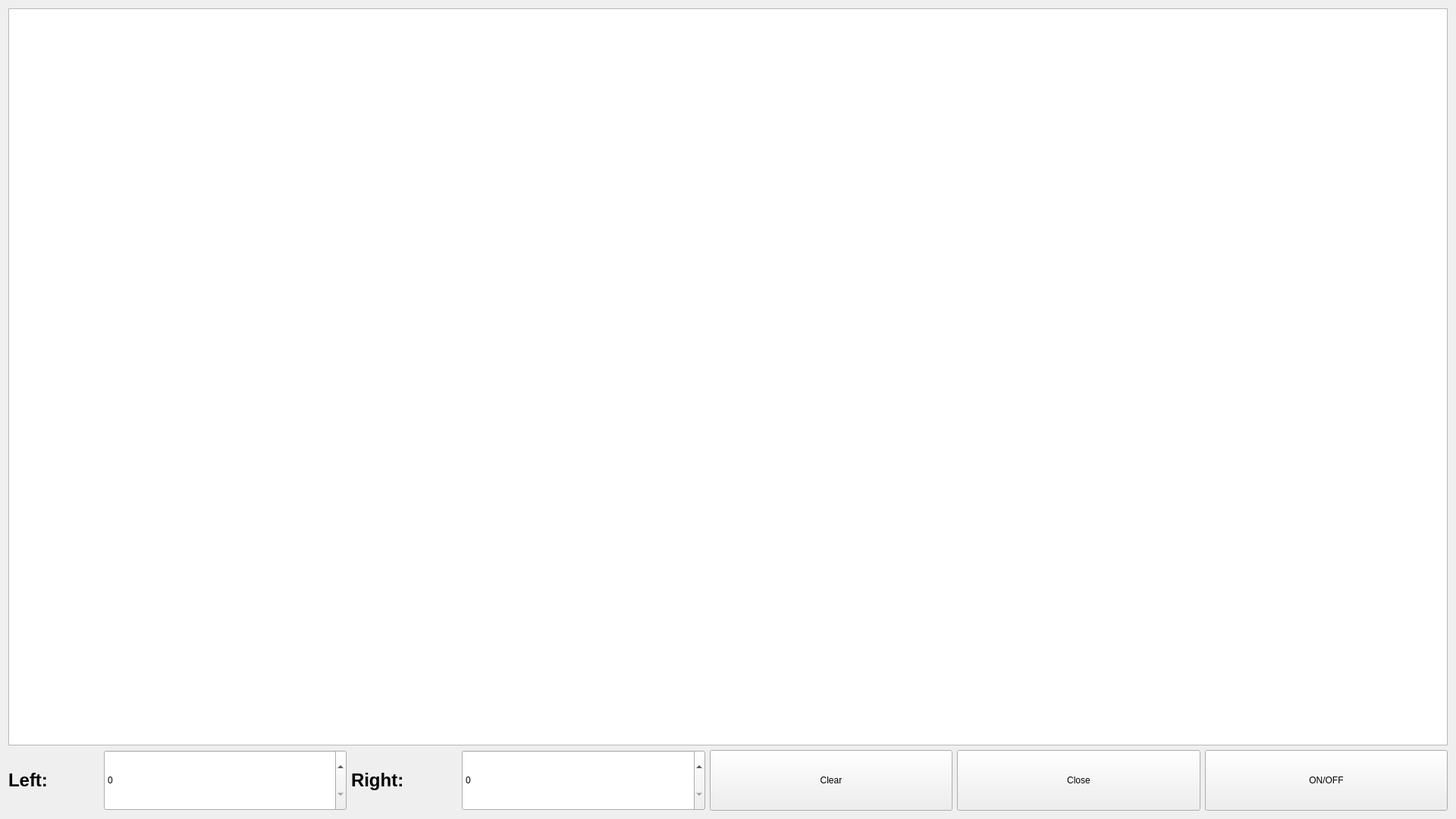
<?xml version="1.0" encoding="UTF-8"?>
<ui version="4.0">
 <class>Speeddispaly</class>
 <widget class="QWidget" name="Speeddispaly">
  <property name="geometry">
   <rect>
    <x>0</x>
    <y>0</y>
    <width>1920</width>
    <height>1080</height>
   </rect>
  </property>
  <property name="windowTitle">
   <string>Form</string>
  </property>
  <layout class="QVBoxLayout" name="verticalLayout">
   <item>
    <widget class="QGraphicsView" name="graphicsView"/>
   </item>
   <item>
    <layout class="QHBoxLayout" name="horizontalLayout_2">
     <item>
      <widget class="QLabel" name="label">
       <property name="minimumSize">
        <size>
         <width>120</width>
         <height>80</height>
        </size>
       </property>
       <property name="maximumSize">
        <size>
         <width>120</width>
         <height>16777215</height>
        </size>
       </property>
       <property name="text">
        <string>&lt;html&gt;&lt;head/&gt;&lt;body&gt;&lt;p&gt;&lt;span style=&quot; font-size:18pt; font-weight:600;&quot;&gt;Left:&lt;/span&gt;&lt;/p&gt;&lt;/body&gt;&lt;/html&gt;</string>
       </property>
       <property name="textFormat">
        <enum>Qt::RichText</enum>
       </property>
      </widget>
     </item>
     <item>
      <widget class="QSpinBox" name="spinBox">
       <property name="minimumSize">
        <size>
         <width>0</width>
         <height>80</height>
        </size>
       </property>
       <property name="maximumSize">
        <size>
         <width>16777215</width>
         <height>16777215</height>
        </size>
       </property>
      </widget>
     </item>
     <item>
      <widget class="QLabel" name="label_2">
       <property name="minimumSize">
        <size>
         <width>140</width>
         <height>80</height>
        </size>
       </property>
       <property name="maximumSize">
        <size>
         <width>140</width>
         <height>16777215</height>
        </size>
       </property>
       <property name="text">
        <string>&lt;html&gt;&lt;head/&gt;&lt;body&gt;&lt;p&gt;&lt;span style=&quot; font-size:18pt; font-weight:600;&quot;&gt;Right:&lt;/span&gt;&lt;/p&gt;&lt;/body&gt;&lt;/html&gt;</string>
       </property>
      </widget>
     </item>
     <item>
      <widget class="QSpinBox" name="spinBox_2">
       <property name="minimumSize">
        <size>
         <width>0</width>
         <height>80</height>
        </size>
       </property>
       <property name="maximumSize">
        <size>
         <width>16777215</width>
         <height>16777215</height>
        </size>
       </property>
      </widget>
     </item>
     <item>
      <widget class="QPushButton" name="Clear">
       <property name="minimumSize">
        <size>
         <width>0</width>
         <height>80</height>
        </size>
       </property>
       <property name="maximumSize">
        <size>
         <width>16777215</width>
         <height>16777215</height>
        </size>
       </property>
       <property name="styleSheet">
        <string notr="true">font: 20pt &quot;Microsoft YaHei UI&quot;;</string>
       </property>
       <property name="text">
        <string>Clear</string>
       </property>
      </widget>
     </item>
     <item>
      <widget class="QPushButton" name="Close">
       <property name="minimumSize">
        <size>
         <width>0</width>
         <height>80</height>
        </size>
       </property>
       <property name="maximumSize">
        <size>
         <width>16777215</width>
         <height>16777215</height>
        </size>
       </property>
       <property name="styleSheet">
        <string notr="true">font: 20pt &quot;Microsoft YaHei UI&quot;;</string>
       </property>
       <property name="text">
        <string>Close</string>
       </property>
       <property name="autoDefault">
        <bool>false</bool>
       </property>
      </widget>
     </item>
     <item>
      <widget class="QPushButton" name="pushButton">
       <property name="minimumSize">
        <size>
         <width>0</width>
         <height>80</height>
        </size>
       </property>
       <property name="maximumSize">
        <size>
         <width>16777215</width>
         <height>16777215</height>
        </size>
       </property>
       <property name="styleSheet">
        <string notr="true">font: 20pt &quot;Microsoft YaHei UI&quot;;</string>
       </property>
       <property name="text">
        <string>ON/OFF</string>
       </property>
      </widget>
     </item>
    </layout>
   </item>
  </layout>
 </widget>
 <resources/>
 <connections/>
</ui>
